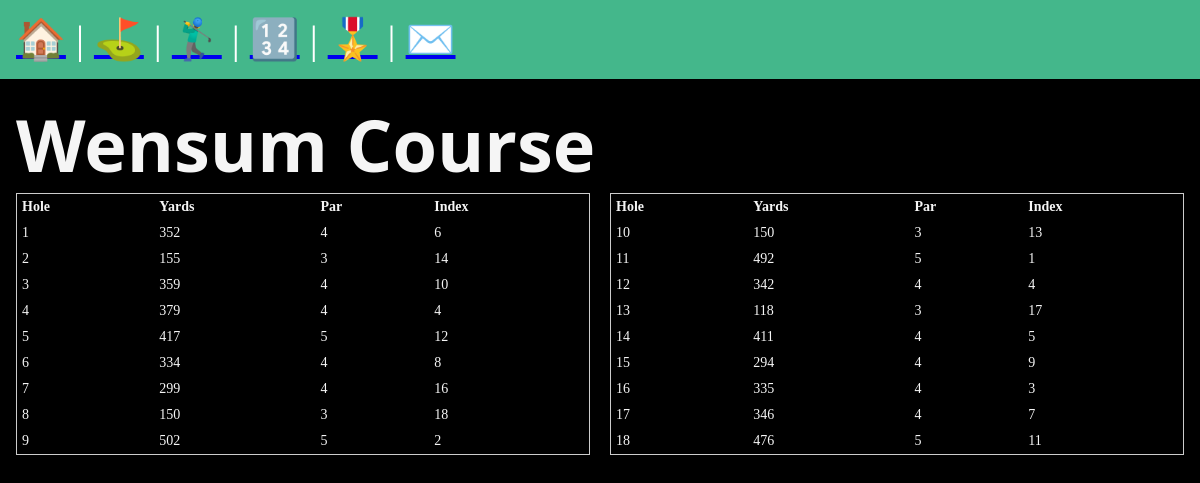
The app's page /courses/wensum_detail.html with its own data.
### courses/models.py (models this page shows, shortened)
class Hole(models.Model):
    number = models.IntegerField(unique=False)
    name = models.CharField(max_length=255, blank=True, null=True, verbose_name='Name of this hole (optional)') # Optional: Most courses dont name their holes
    course = models.ForeignKey('Course', on_delete=models.SET_NULL, null=True, blank=False, related_name='holes') # Each hole must be attached to a course.
    mens_par = models.IntegerField(validators=[MaxValueValidator(10), MinValueValidator(1)])
    mens_yards = models.IntegerField(validators=[MaxValueValidator(600), MinValueValidator(1)])
    mens_index = models.IntegerField(validators=[MaxValueValidator(18), MinValueValidator(1)])
    class Meta:
        unique_together = (('number','course'),('name', 'course')) # Each course can only have one hole with each number... not exactly true but for simplicity that is how this will work for now

### courses/views.py (the view)
# urls.py: path('wensum_detail.html', views.wensum_detail, name='wensum_detail'),
def wensum_detail(request):
    holes = Hole.objects.filter(course__name='Wensum - Wensum Course').order_by('number')
    return render(request, 'courses/wensum_detail.html', { 'wensum_details' : holes})

### courses/templates/courses/wensum_detail.html
{% extends "layout.html" %}
{% block content %}
    <h2>Wensum Course</h2>
    <div style="display: flex; justify-content: space-between; gap: 20px;">
        <div style="flex: 1;">
            <table style="width: 100%; font-size: 14px; border: 1px solid #ccc; border-collapse: collapse;">
                <thead>
                    <tr style="background-color: black;">
                        <th style="padding: 5px; text-align: left;">Hole</th>
                        <th style="padding: 5px; text-align: left;">Yards</th>
                        <th style="padding: 5px; text-align: left;">Par</th>
                        <th style="padding: 5px; text-align: left;">Index</th>
                    </tr>
                </thead>
                <tbody>
                    {% for hole in wensum_details %}
                        {% if hole.number <= 9 %}
                        <tr>
                            <td style="padding: 5px;">{{ hole.number }}</td>
                            <td style="padding: 5px;">{{ hole.mens_yards }}</td>
                            <td style="padding: 5px;">{{ hole.mens_par }}</td>
                            <td style="padding: 5px;">{{ hole.mens_index }}</td>
                        </tr>
                        {% endif %}
                    {% endfor %}
                </tbody>
            </table>
        </div>
        <div style="flex: 1;">
            <table style="width: 100%; font-size: 14px; border: 1px solid #ccc; border-collapse: collapse;">
                <thead>
                    <tr style="background-color: black;">
                        <th style="padding: 5px; text-align: left;">Hole</th>
                        <th style="padding: 5px; text-align: left;">Yards</th>
                        <th style="padding: 5px; text-align: left;">Par</th>
                        <th style="padding: 5px; text-align: left;">Index</th>
                    </tr>
                </thead>
                <tbody>
                    {% for hole in wensum_details %}
                        {% if hole.number >= 10 %}
                        <tr>
                            <td style="padding: 5px;">{{ hole.number }}</td>
                            <td style="padding: 5px;">{{ hole.mens_yards }}</td>
                            <td style="padding: 5px;">{{ hole.mens_par }}</td>
                            <td style="padding: 5px;">{{ hole.mens_index }}</td>
                        </tr>
                        {% endif %}
                    {% endfor %}
                </tbody>
            </table>
        </div>
    </div>
{% endblock %}

### templates/layout.html (shortened to what this page needs)
<!DOCTYPE html>
{% load static %}
<html lang="en">
<head>
    <link rel="stylesheet" href="{% static 'css/style.css' %}">
</head>
<body>
    <nav>
        <a href="/">🏠</a> |
        <a href="/courses/course_list.html">⛳</a> |
        <a href="/players/player_menu_page.html">🏌️‍♂️</a> |
        <a href="/about">🔢</a> |
        <a href="/about">🎖️</a> |
        <a href="{% url 'posts:list' %}">✉️</a>
    </nav>
    <main>
        {% block content %}
        {% endblock %}
    </main>
</body>
</html>

### static/css/style.css (style rules this page uses)
* { margin: 0; padding: 0; box-sizing: border-box; }
body { min-height: 100vh; background-color: black; color: whitesmoke; font-size: 3rem; }
nav { padding: 1rem; background-color: #44B78B; color: white; font-size: 2.5rem; }
main { padding: 1rem; }

### records on screen
Hole: number "1", mens_yards "352", mens_par "4", mens_index "6"
Hole: number "2", mens_yards "155", mens_par "3", mens_index "14"
Hole: number "3", mens_yards "359", mens_par "4", mens_index "10"
Hole: number "4", mens_yards "379", mens_par "4", mens_index "4"
Hole: number "5", mens_yards "417", mens_par "5", mens_index "12"
Hole: number "6", mens_yards "334", mens_par "4", mens_index "8"
Hole: number "7", mens_yards "299", mens_par "4", mens_index "16"
Hole: number "8", mens_yards "150", mens_par "3", mens_index "18"
Hole: number "9", mens_yards "502", mens_par "5", mens_index "2"
Hole: number "10", mens_yards "150", mens_par "3", mens_index "13"
Hole: number "11", mens_yards "492", mens_par "5", mens_index "1"
Hole: number "12", mens_yards "342", mens_par "4", mens_index "4"
Hole: number "13", mens_yards "118", mens_par "3", mens_index "17"
Hole: number "14", mens_yards "411", mens_par "4", mens_index "5"
Hole: number "15", mens_yards "294", mens_par "4", mens_index "9"
Hole: number "16", mens_yards "335", mens_par "4", mens_index "3"
Hole: number "17", mens_yards "346", mens_par "4", mens_index "7"
Hole: number "18", mens_yards "476", mens_par "5", mens_index "11"
